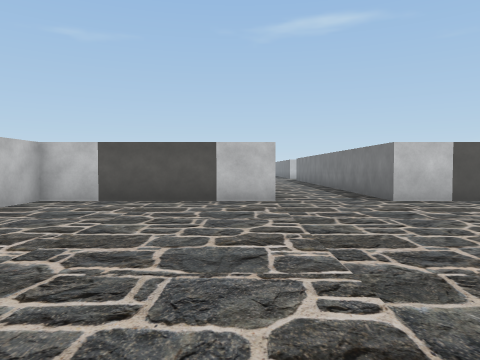
View 1 (above)

24 first-person views from a walk through a Unity game level. The camera is 1.4 m above the floor, tilts 2° down and sees 70° across. The floor is counted in squares, 2 m on a side. Each view is taken from the middle of a square. On the plan, view 1 faces up. The plan holds only what a view shows up to about 11 squares ahead; the rest is blank. The place goes on beyond the plan.

View 2
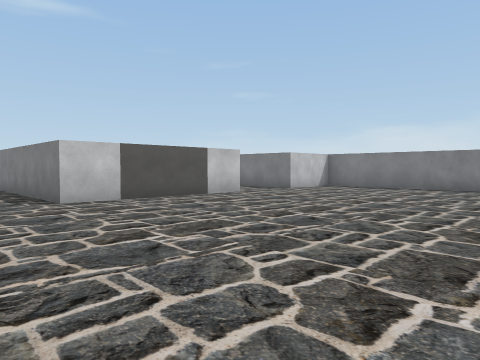

View 3
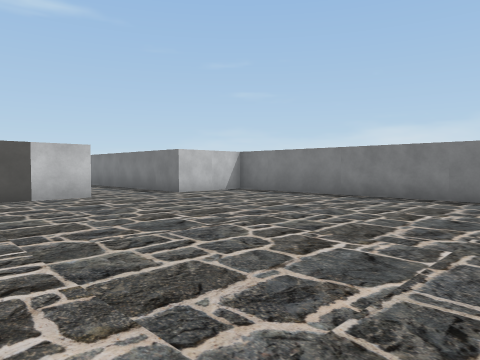

View 4
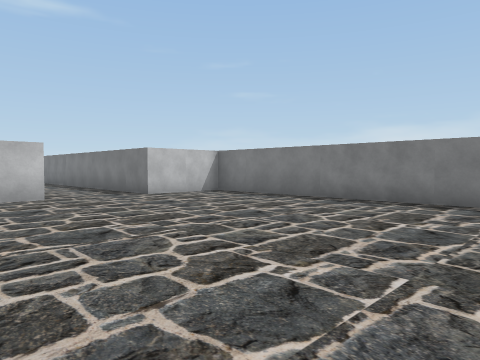

View 5
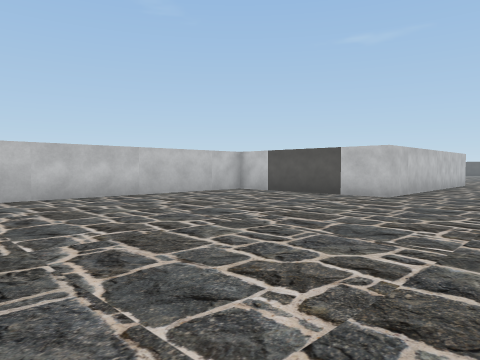

View 6
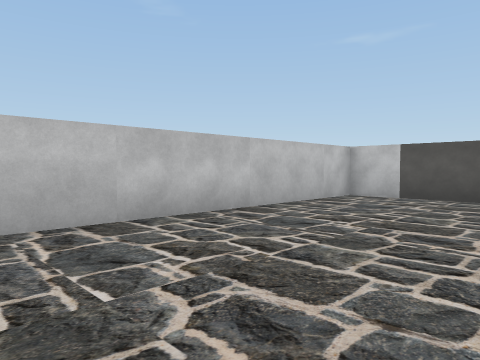

View 7
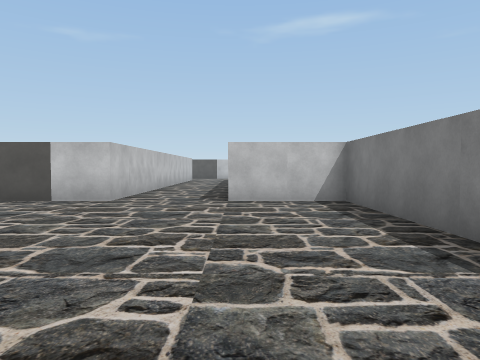

View 8
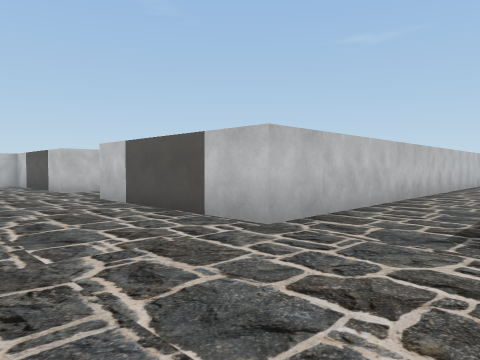

View 9
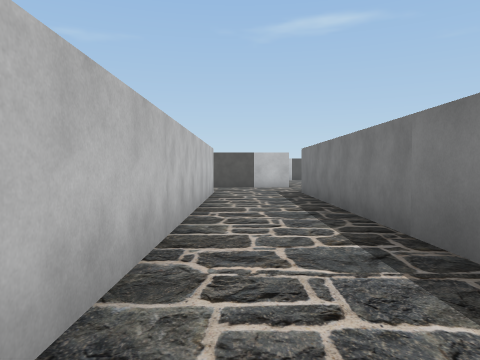

View 10
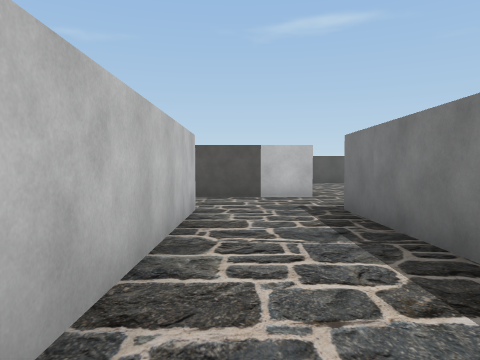

View 11
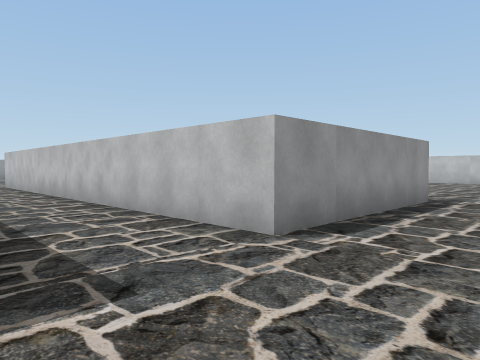

View 12
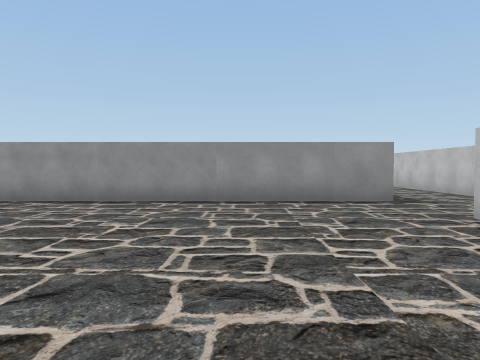

View 13
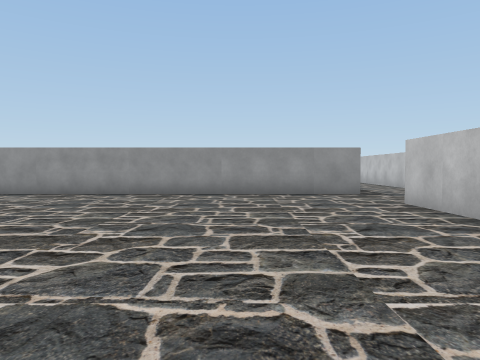

View 14
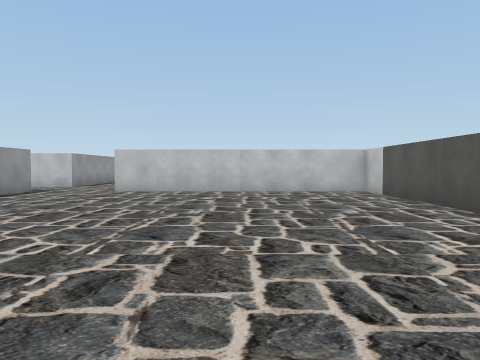

View 15
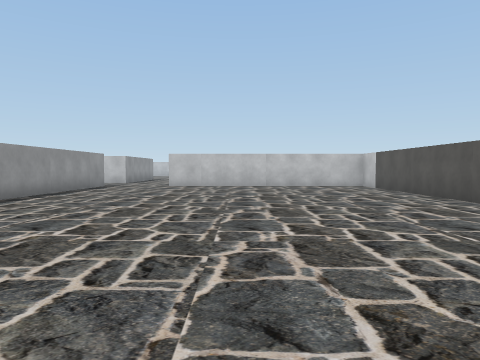

View 16
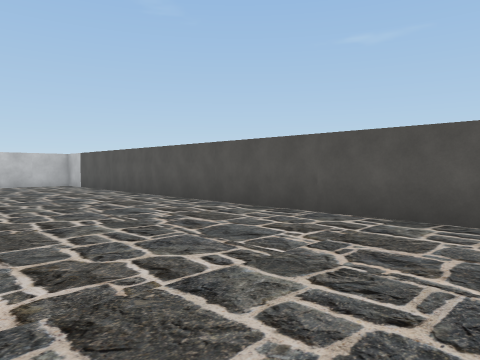

View 17
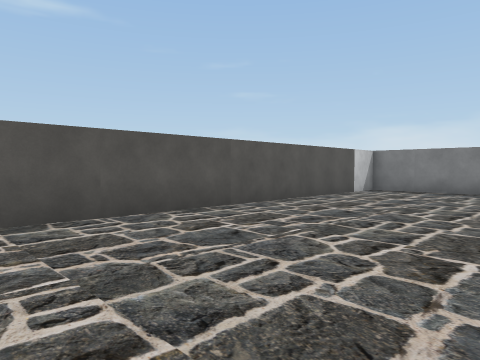

View 18
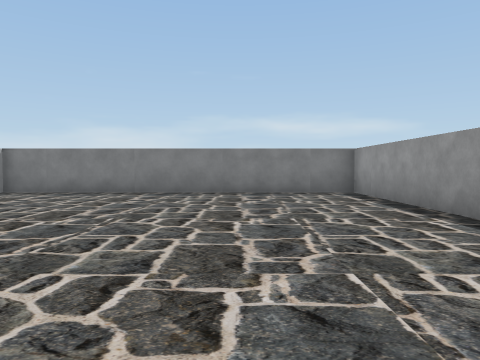

View 19
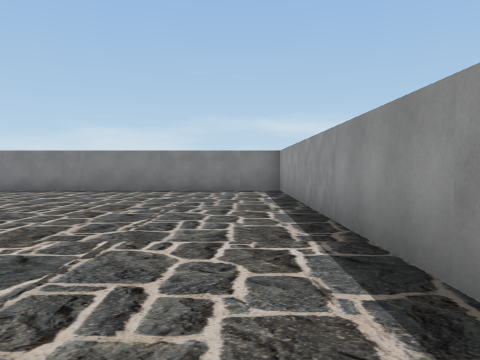

View 20
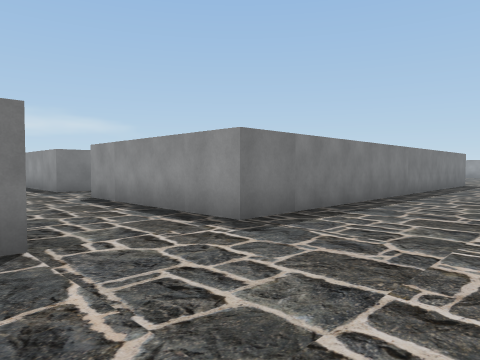

View 21
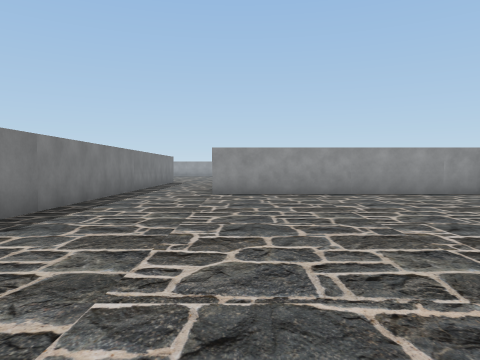

View 22
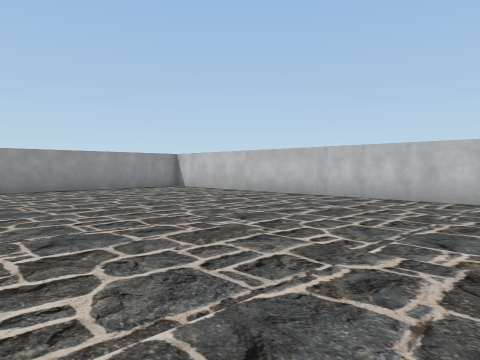

View 23
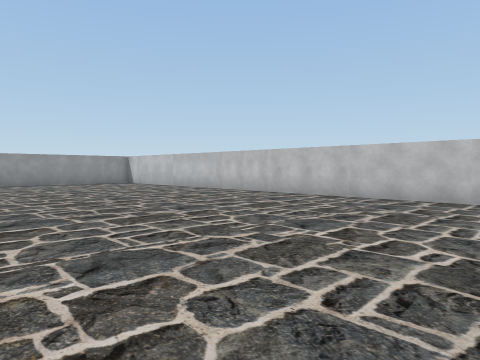

View 24
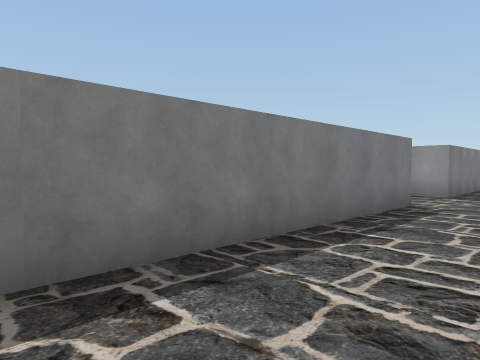

### Floor plan
Points are (right, up) in squares from view 1. A wall is a line through its corners. A room is listed if a view was taken in it or the views show most of it. See-through windows are left out.
Room 1 (views 1, 2, 3, 4, 5, 6, 7, 8)
walls: (0.8, 7.2) (-4.2, 7.2) (-4.2, -0.4); (8.3, 7.2) (3.2, 7.2); (13.3, 0.2) (13.3, 7.2) (10.8, 7.2)
ways out: opening at (2, 7.7) to room 2; opening at (9.5, 7.5) to room 2
Room 2 (views 9, 10, 20, 21, 22, 23, 24)
walls: (3.2, 22.1) (3.2, 28.6); (0.8, 11.4) (0.8, 7.2); (-6.5, 14.8) (0.8, 14.8); (10.7, 22.2) (7.9, 22.2); (-6.8, 28.8) (-6.8, 18.1); (10.8, 12.4) (10.8, 19.7); (3.2, 7.2) (3.2, 19.7) (8.3, 19.7) (8.3, 7.2); (10.8, 7.2) (10.8, 9.9)
ways out: opening at (2, 7.7) to room 1; opening at (9.5, 7.5) to room 1; opening at (10, 21) to room 3
Room 3 (views 11, 12, 13, 14, 15, 16, 17, 18, 19)
walls: (10.8, 19.7) (30.8, 19.7) (30.8, 29.8) (10.7, 29.8) (10.7, 22.2)
ways out: opening at (10, 21) to room 2

Positions as (right, up) in squares from view 1, and headings:
1: (0, 0), facing up
2: (1, 0), facing up-right
3: (5, -1), facing up-right
4: (6, -1), facing up-right
5: (4, -1), facing up-left
6: (0, -1), facing up-left
7: (11, 0), facing up
8: (11, 4), facing up-left
9: (9, 10), facing up
10: (9, 14), facing up
11: (11, 22), facing down-left
12: (14, 27), facing down
13: (14, 29), facing down
14: (21, 26), facing left
15: (24, 25), facing left
16: (25, 25), facing up-left
17: (20, 25), facing up-right
18: (21, 23), facing right
19: (20, 21), facing right
20: (0, 23), facing down-right
21: (0, 24), facing down
22: (1, 26), facing down-left
23: (1, 30), facing down-left
24: (1, 29), facing down-right
